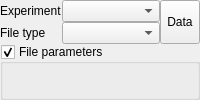
  <widget class="QDockWidget" name="dockWidgetReadData">
   <property name="allowedAreas">
    <set>Qt::LeftDockWidgetArea|Qt::RightDockWidgetArea</set>
   </property>
   <property name="windowTitle">
    <string>Read data</string>
   </property>
   <attribute name="dockWidgetArea">
    <number>1</number>
   </attribute>
   <widget class="QWidget" name="dockWidgetContents_8">
    <layout class="QGridLayout" name="gridLayout_4">
     <property name="leftMargin">
      <number>0</number>
     </property>
     <property name="topMargin">
      <number>0</number>
     </property>
     <property name="rightMargin">
      <number>0</number>
     </property>
     <property name="bottomMargin">
      <number>0</number>
     </property>
     <property name="spacing">
      <number>0</number>
     </property>
     <item row="3" column="1" colspan="6">
      <widget class="QGroupBox" name="groupBox_FileParameters">
       <property name="sizePolicy">
        <sizepolicy hsizetype="Expanding" vsizetype="Minimum">
         <horstretch>0</horstretch>
         <verstretch>0</verstretch>
        </sizepolicy>
       </property>
       <property name="toolTip">
        <string>Here all necessary parameters to open experimental data files are displayed.</string>
       </property>
       <property name="title">
        <string>File parameters</string>
       </property>
       <property name="checkable">
        <bool>true</bool>
       </property>
       <property name="checked">
        <bool>true</bool>
       </property>
       <layout class="QVBoxLayout" name="verticalLayout_6">
        <property name="spacing">
         <number>0</number>
        </property>
        <property name="leftMargin">
         <number>0</number>
        </property>
        <property name="topMargin">
         <number>0</number>
        </property>
        <property name="rightMargin">
         <number>0</number>
        </property>
        <property name="bottomMargin">
         <number>0</number>
        </property>
        <item>
         <widget class="QWidget" name="widget" native="true">
          <layout class="QVBoxLayout" name="verticalLayout_9">
           <property name="spacing">
            <number>0</number>
           </property>
           <property name="leftMargin">
            <number>0</number>
           </property>
           <property name="topMargin">
            <number>0</number>
           </property>
           <property name="rightMargin">
            <number>0</number>
           </property>
           <property name="bottomMargin">
            <number>0</number>
           </property>
           <item>
            <layout class="QVBoxLayout" name="layout_experiment_reader">
             <property name="spacing">
              <number>0</number>
             </property>
            </layout>
           </item>
          </layout>
         </widget>
        </item>
        <item>
         <spacer name="verticalSpacer_3">
          <property name="orientation">
           <enum>Qt::Vertical</enum>
          </property>
          <property name="sizeHint" stdset="0">
           <size>
            <width>1</width>
            <height>1</height>
           </size>
          </property>
         </spacer>
        </item>
       </layout>
      </widget>
     </item>
     <item row="1" column="3">
      <widget class="QComboBox" name="comboBox_experimentSelect">
       <property name="sizePolicy">
        <sizepolicy hsizetype="Expanding" vsizetype="Fixed">
         <horstretch>0</horstretch>
         <verstretch>0</verstretch>
        </sizepolicy>
       </property>
       <property name="toolTip">
        <string>Select a type of experiment. After selecting the experiment type you can select a setup-type</string>
       </property>
      </widget>
     </item>
     <item row="1" column="1">
      <widget class="QLabel" name="label_10">
       <property name="sizePolicy">
        <sizepolicy hsizetype="Fixed" vsizetype="Preferred">
         <horstretch>0</horstretch>
         <verstretch>0</verstretch>
        </sizepolicy>
       </property>
       <property name="text">
        <string>Experiment</string>
       </property>
      </widget>
     </item>
     <item row="2" column="1">
      <widget class="QLabel" name="label_16">
       <property name="text">
        <string>File type</string>
       </property>
      </widget>
     </item>
     <item row="2" column="3">
      <widget class="QComboBox" name="comboBox_setupSelect">
       <property name="sizePolicy">
        <sizepolicy hsizetype="Minimum" vsizetype="Fixed">
         <horstretch>0</horstretch>
         <verstretch>0</verstretch>
        </sizepolicy>
       </property>
       <property name="toolTip">
        <string>After selecting a setup-type adjust the parameters of the setup used to open the experimental data.</string>
       </property>
      </widget>
     </item>
     <item row="1" column="4" rowspan="2">
      <widget class="QToolButton" name="toolButton_2">
       <property name="sizePolicy">
        <sizepolicy hsizetype="Fixed" vsizetype="Minimum">
         <horstretch>0</horstretch>
         <verstretch>0</verstretch>
        </sizepolicy>
       </property>
       <property name="text">
        <string>Data</string>
       </property>
       <property name="icon">
        <iconset resource="resources/resource.qrc">
         <normaloff>:/icons/icons/list-add.png</normaloff>:/icons/icons/list-add.png</iconset>
       </property>
       <property name="toolButtonStyle">
        <enum>Qt::ToolButtonTextBesideIcon</enum>
       </property>
      </widget>
     </item>
    </layout>
   </widget>
  </widget>
